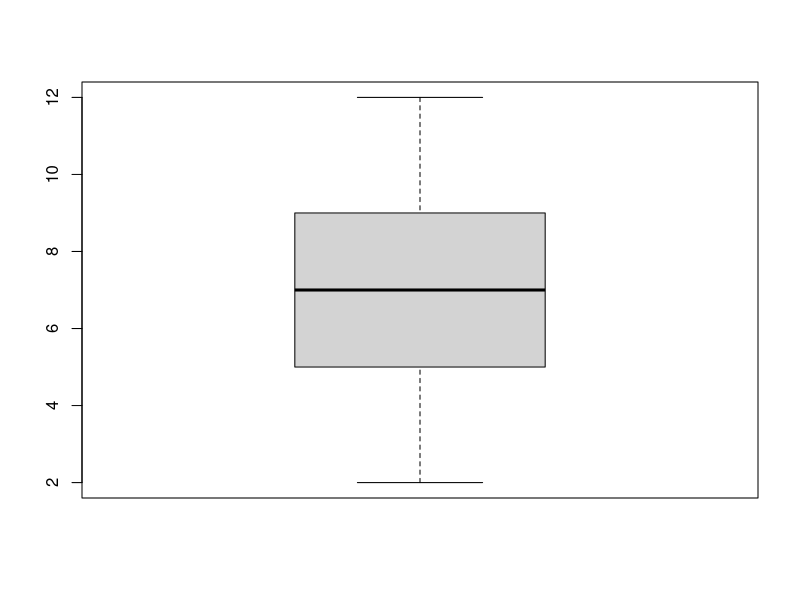
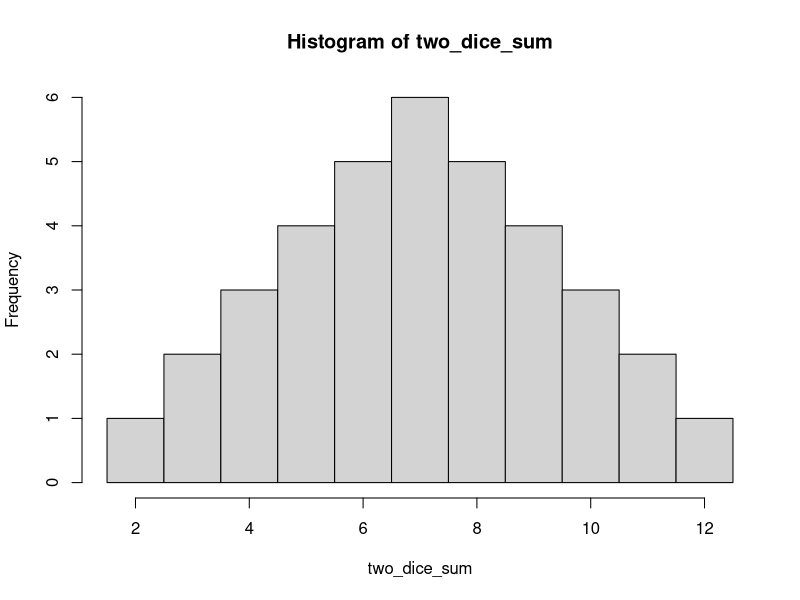
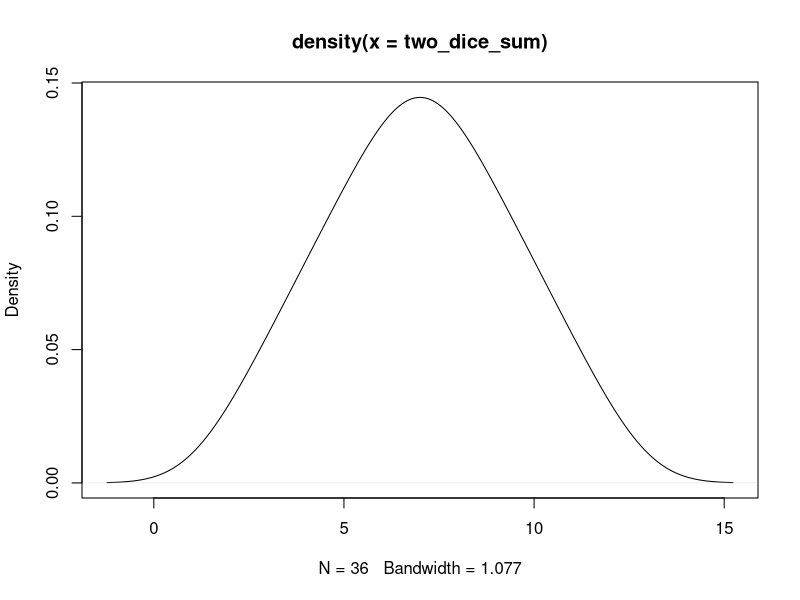
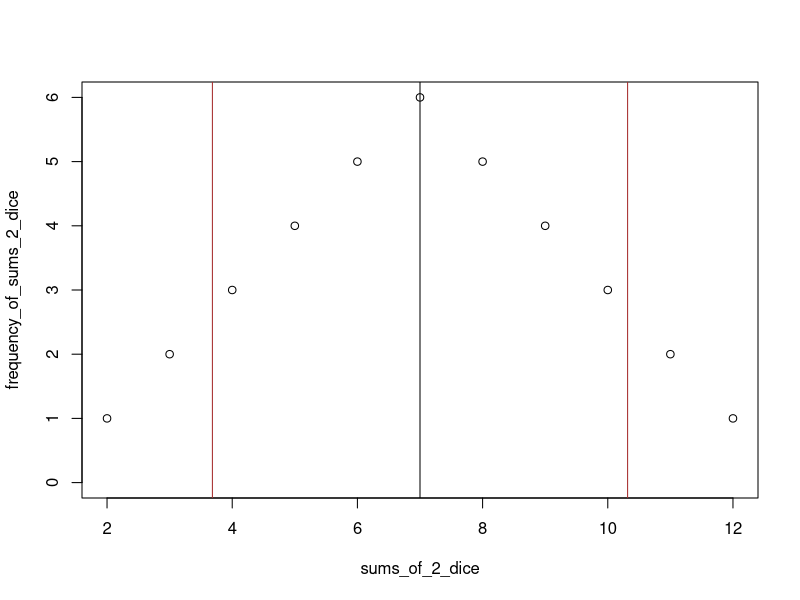
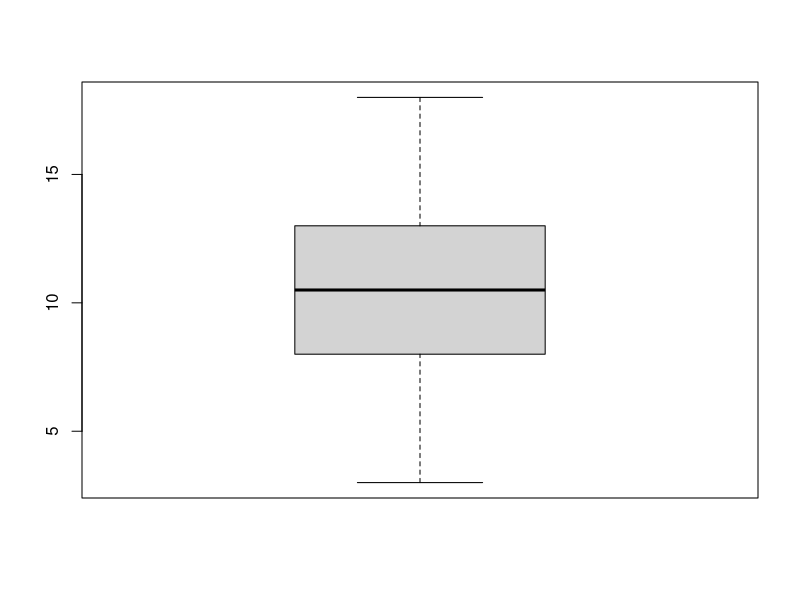
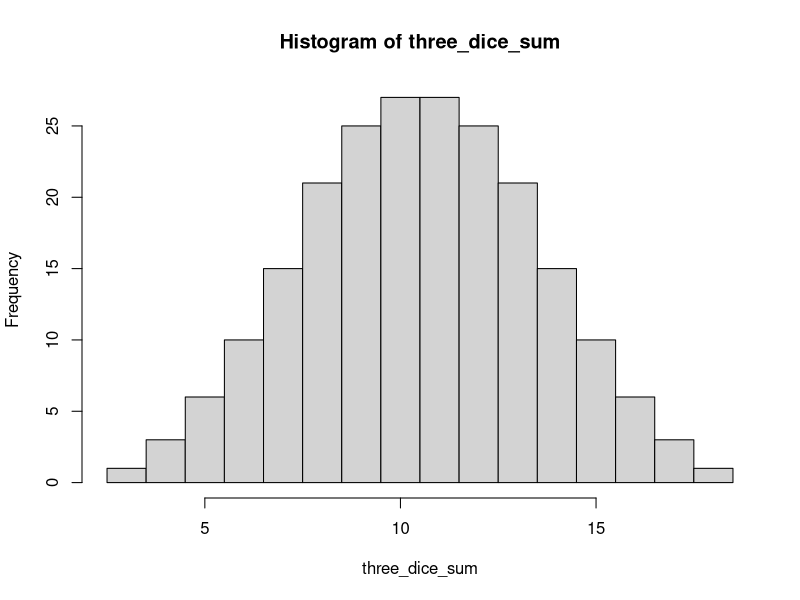
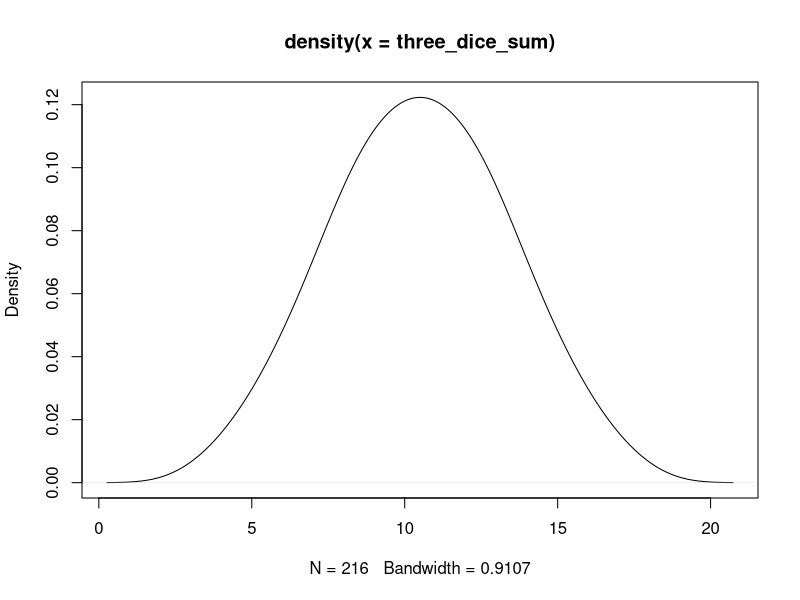
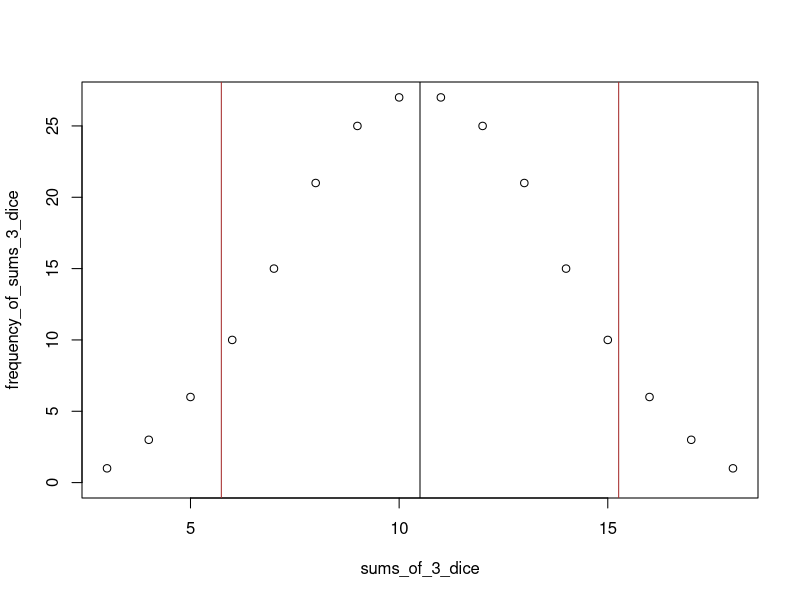

These figures' R source, in order:
# 1

# 2

# 3
dice <- 1:6

sample(dice, 1)

two_dice <- expand.grid(die_1 = dice, die_2 = dice)

three_dice <- expand.grid(die_1 = dice, die_2 = dice, die_3 = dice)

two_dice_sum <- apply(two_dice, 1, sum)

three_dice_sum <- apply(three_dice, 1, sum)

table(two_dice_sum)

table(three_dice_sum)

# 4
calc_breaks <- function(x) {
  (min(x) - 0.5):(max(x) + 1)
}

boxplot(two_dice_sum)

hist(two_dice_sum, breaks = calc_breaks(two_dice_sum))

plot(density(two_dice_sum))

frequency_of_sums_2_dice <- as.vector(table(two_dice_sum))
sums_of_2_dice <- as.numeric(names((table(two_dice_sum))))
mean_of_2_dice <- mean(sums_of_2_dice)

plot(sums_of_2_dice, frequency_of_sums_2_dice, ylim = c(0, max(frequency_of_sums_2_dice)))
abline(v = mean_of_2_dice)
abline(v = mean_of_2_dice - sd(sums_of_2_dice), col = "brown")
abline(v = mean_of_2_dice + sd(sums_of_2_dice), col = "brown")

boxplot(three_dice_sum)

hist(three_dice_sum, breaks = calc_breaks(three_dice_sum))

plot(density(three_dice_sum))

frequency_of_sums_3_dice <- as.vector(table(three_dice_sum))
sums_of_3_dice <- as.numeric(names((table(three_dice_sum))))
mean_of_3_dice <- mean(sums_of_3_dice)

plot(sums_of_3_dice, frequency_of_sums_3_dice, ylim = c(0, max(frequency_of_sums_3_dice)))
abline(v = mean_of_3_dice)
abline(v = mean_of_3_dice - sd(sums_of_3_dice), col = "brown")
abline(v = mean_of_3_dice + sd(sums_of_3_dice), col = "brown")

# a
# no, see the plots, values closer to the mean are more likely

# b
# mean is the number of dice times the expected value for one dice
# the standard deviation acts similarly

# c
# central limit theorem
# the density plot looks a lot like the gaussian distribution

# 5
head(iris)

boxplot(iris[["Sepal.Length"]] ~ iris[["Species"]], col = rainbow(length(unique(iris[["Species"]]))))

# i guess the sepal length is infuluenced significantly by the species

# 6
library(ggplot2)

ggplot(iris, aes(Sepal.Width, fill = Species, colour = Species)) +
  stat_density(alpha = 0.1) +
  xlim(1, 5)

# the sepal width does not seem like it is influenced significantly by the species
